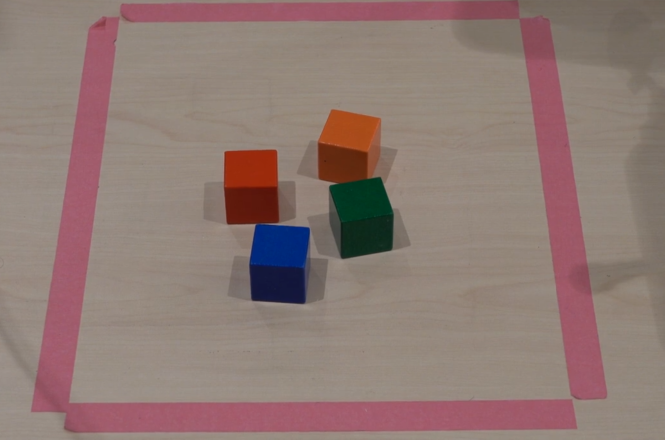
#> input picture molmo_test/image.png, 1329 x 879 px (shown at 1/2 size)
$ python -i rs_streamer.py   (imports and definitions only)
#> lines starting #> are read from the running program, lines starting #| are printed output that depends on the picture; after the words box and inside, x2 and y2 are one past the last pixel; in counts of white or black regions, pixels touching at a corner belong together
import pyrealsense2 as rs
import numpy as np
import cv2
from cv2 import aruco


class MarkSearch:

    def __init__(self):
        self.dictionary = aruco.getPredefinedDictionary(aruco.DICT_4X4_50)
        self.parameters = aruco.DetectorParameters()

        self.detector = aruco.ArucoDetector(self.dictionary, self.parameters)

    def find_marker(self, frame):
        """
        Obtain marker id list from still image
        """
        # [28 lines of commented-out code are left out]
        HSV = cv2.cvtColor(frame, cv2.COLOR_BGR2HSV)
#> HSV: shape (879, 1329, 3); mean H, S, V 107.9, 60.4, 144.6

        # 2- define the range of red
        lower = np.array([-10, 100, 100])
        upper = np.array([10, 255, 255])

        # check if the HSV of the frame is lower or upper red
        Red_mask = cv2.inRange(HSV, lower, upper)
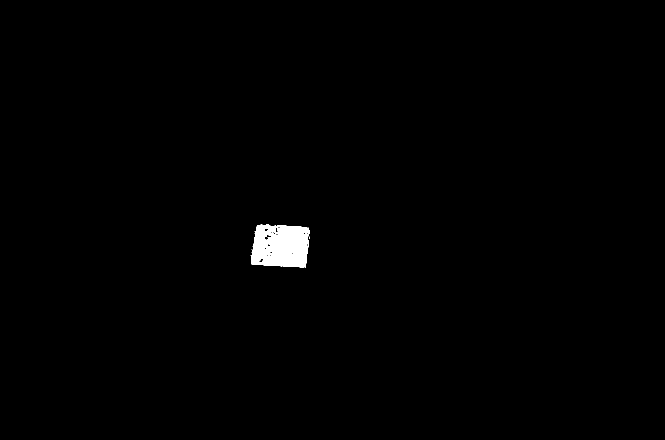
#> Red_mask: shape (879, 1329) (shown at 1/2 size); 0.72% white; 11 white regions (10 under 20 px)
        result = cv2.bitwise_and(frame, frame, mask=Red_mask)

        # Draw rectangular bounded line on the detected red area
        (contours, _) = cv2.findContours(
            Red_mask, cv2.RETR_TREE, cv2.CHAIN_APPROX_SIMPLE
        )
#> contours = 38 contours, 29 with area under 20; largest, box (x1, y1, x2, y2) and area: (502, 449, 618, 536) 8527, (528, 467, 544, 481) 82, (549, 451, 563, 466) 68, (517, 516, 528, 526) 50, (528, 456, 537, 463) 44
        for _, contour in enumerate(contours):
            area = cv2.contourArea(contour)
            if area > 300:  # to remove the noise
                # Constructing the size of boxes to be drawn around the detected red area
                x, y, w, h = cv2.boundingRect(contour)
                # frame = cv2.rectangle(frame, (x, y), (x+w, y+h), (0, 0, 255), 2)
                frame = cv2.circle(
                    frame,
                    (int(x + w / 2), int(y + h / 2)),
                    radius=5,
                    color=(255, 0, 0),
                    thickness=-1,
                )

                u = int(x + w / 2)
                v = int(y + h / 2)
                return (u, v), frame
#> this loop made 11 passes
#> (area, x, y, w, h, u, v) on pass 11: (8527, 502, 449, 116, 87, 560, 492)
#> frame: shape (879, 1329, 3); mean R, G, B 142.9, 120.9, 115.3
        return (None, None), None


class RealsenseStreamer:
    # [119 lines left out: functions __init__, deproject, capture_rgb, filter_depth, capture_rgbd, not called in this run]

    def stop_stream(self):
        self.pipeline.stop()

    def show_image(self, image):
        cv2.imshow("img", image)
        cv2.waitKey(0)


# [14 lines not run here, left out]

>>> import cv2
>>> picture = cv2.cvtColor(cv2.imread('../molmo_test/image.png'), cv2.COLOR_BGR2RGB)
>>> result = MarkSearch().find_marker(picture)
